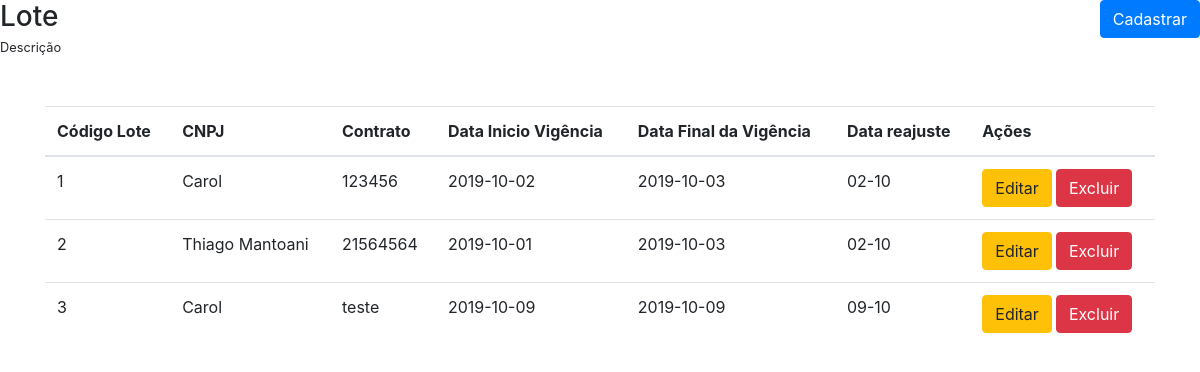
Before: /View/Lote.php with the older database file.
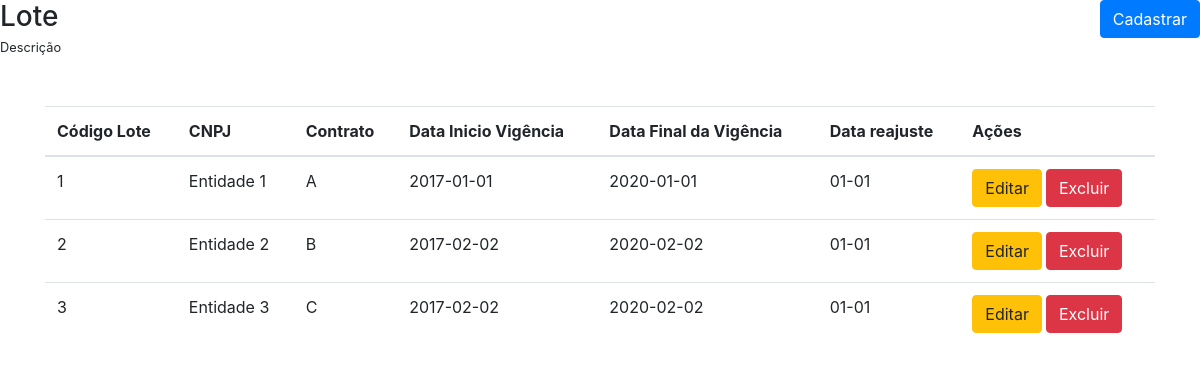
After: the same page with the newer database file.
### tables this page shows
CREATE TABLE `lote` (
  `cod_lote` int(11) NOT NULL,
  `cnpj` varchar(14) NOT NULL,
  `contrato` varchar(10) DEFAULT NULL,
  `dt_inicio_vig` date DEFAULT NULL,
  `dt_final_vig` date DEFAULT NULL,
  `dt_reajuste` date DEFAULT NULL,
  PRIMARY KEY (`cod_lote`),
  KEY `fk_lote_entidade1_idx` (`cnpj`),
  CONSTRAINT `fk_lote_entidade1` FOREIGN KEY (`cnpj`) REFERENCES `entidade` (`cnpj`) ON DELETE NO ACTION ON UPDATE NO ACTION
);

CREATE TABLE `entidade` (
  `cnpj` char(14) NOT NULL,
  `nome` varchar(50) DEFAULT NULL,
  `endereco` varchar(100) DEFAULT NULL,
  `numero` varchar(10) DEFAULT NULL,
  `bairro` varchar(100) DEFAULT NULL,
  `cep` varchar(8) DEFAULT NULL,
  `nome_municipio` varchar(50) DEFAULT NULL,
  `uf` varchar(2) DEFAULT NULL,
  `observacao` varchar(1000) DEFAULT NULL,
  PRIMARY KEY (`cnpj`)
);

### Model/DAO/ClassLoteDAO.php (called while the page is built, shortened)
<?php
class ClassLoteDAO {
    public function listarLote(){
        try {
            $pdo = Conexao::getInstance();
            $sql = "SELECT lote.cod_lote, entidade.nome, lote.contrato, lote.dt_inicio_vig, lote.dt_final_vig, lote.dt_reajuste
            FROM lote INNER JOIN entidade ON lote.cnpj = entidade.cnpj
            ORDER BY lote.cod_lote ASC";
            $stmt = $pdo->prepare($sql);
            $stmt->execute();
            return $stmt->fetchAll();
        } catch (PDOException $ex) {
            return $ex->getMessage();
        }
    }
}

### Controller/ControleListarLote.php (called while the page is built)
<?php
require_once '../Model/DAO/ClassLoteDAO.php';
$listar = new ClassLoteDAO();
$dados = $listar->listarLote();
if($dados) {
    $array_dados = $dados;
} else {
    $array_dados = [];
}

### view/Lote.php (the view, shortened to what this page needs)
<?php
  include_once("_cabecalho.php");
  require_once("../Controller/ControleListarLote.php");
  ?>
  <main id="main">
      <div class="row mb-5">
        <div id="mainHeader" class="col-md-6 d-flex align-items-center">
          <span>
            <h3 class="mb-0">Lote</h3>
            <small>Descrição</small>
          </span>
        </div>
        <div class="col-md-6 text-right">
          <button type="button" class="btn btn-primary" data-toggle="modal" data-target=".cadastrar-lote-modal-lg">
            Cadastrar
          </button>
        </div>
      </div>
      <div class="container">
        <div class="row">
          <div class="col-12">
            <div class="table-responsive">
              <table class="table">
                <thead>
                  <tr>
                    <th scope="col">Código Lote</th>
                    <th scope="col">CNPJ</th>
                    <th scope="col">Contrato</th>
                    <th scope="col">Data Inicio Vigência</th>
                    <th scope="col">Data Final da Vigência</th>
                    <th scope="col">Data reajuste</th>
                    <th scope="col">Ações</th>
                  </tr>
                </thead>
                <tbody>
                <?php
                  foreach ($array_dados as $key => $value) {
                      ?>
                      <tr>
                        <td><?php echo $value['cod_lote'] ?></td>
                        <td><?php echo $value['nome'] ?></td>
                        <td><?php echo $value['contrato'] ?></td>
                        <td><?php echo $value['dt_inicio_vig'] ?></td>
                        <td><?php echo $value['dt_final_vig'] ?></td>
                        <td><?php echo date('d-m', strtotime($value['dt_reajuste']))?> </td>
                        <td>
                          <span class="d-flex">
                          <a href="<?php echo URL ?>View/LoteEditar.php?cod_lote=<?php echo $value['cod_lote'] ?>" class="btn btn-warning mr-1"> Editar
                          </a>
                          <button onclick="apagarDados('<?php echo URL ?>Controller/ControleApagarLote.php?cod_lote=<?php echo $value['cod_lote'] ?>')" class="btn btn-danger">Excluir</button>
                          </span>
                        </td>
                      </tr>
                      <?php
                  }
                ?>
                </tbody>
              </table>
            </div>
          </div>
        </div>
      </div>
  </main>
<?php
    include_once('_rodape.php');
?>

Changed rows visible on the page:
changed lote id 1: cnpj.nome "Carol" → "Entidade 1"; contrato "123456" → "A"; dt_inicio_vig "2019-10-02" → "2017-01-01"; dt_final_vig "2019-10-03" → "2020-01-01"; dt_reajuste "02-10" → "01-01"
changed lote id 2: cnpj.nome "Thiago Mantoani" → "Entidade 2"; contrato "21564564" → "B"; dt_inicio_vig "2019-10-01" → "2017-02-02"; dt_final_vig "2019-10-03" → "2020-02-02"; dt_reajuste "02-10" → "01-01"
changed lote id 3: cnpj.nome "Carol" → "Entidade 3"; contrato "teste" → "C"; dt_inicio_vig "2019-10-09" → "2017-02-02"; dt_final_vig "2019-10-09" → "2020-02-02"; dt_reajuste "09-10" → "01-01"
